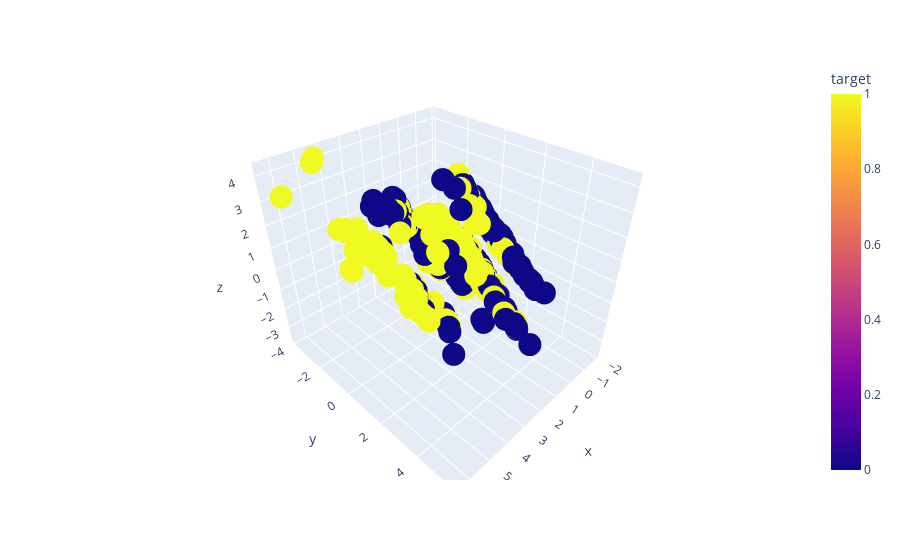

The notebook cell saved with this chart:
### Code cell
transformed_df = pd.DataFrame(transformed_original_X, columns=['x','y','z'])
transformed_df['target'] = original_y.values
px.scatter_3d(transformed_df, x='x', y='y', z='z',
              color='target')

### Figure 1 — Plotly figure (JSON) as saved in the notebook; plotly's stock layout.template omitted (floating-point values rounded to 4 significant figures; data arrays with more than 128 entries replaced by an {"elided": "..."} marker saying what was removed)
{"data": [{"hovertemplate": "x=%{x}<br>y=%{y}<br>z=%{z}<br>target=%{marker.color}<extra></extra>", "legendgroup": "", "marker": {"color": {"elided": "891 int values"}, "coloraxis": "coloraxis", "symbol": "circle"}, "mode": "markers", "name": "", "scene": "scene", "showlegend": false, "type": "scatter3d", "x": {"elided": "891 float values"}, "y": {"elided": "891 float values"}, "z": {"elided": "891 float values"}}], "layout": {"coloraxis": {"colorbar": {"title": {"text": "target"}}, "colorscale": [[0, "#0d0887"], [0.1111, "#46039f"], [0.2222, "#7201a8"], [0.3333, "#9c179e"], [0.4444, "#bd3786"], [0.5556, "#d8576b"], [0.6667, "#ed7953"], [0.7778, "#fb9f3a"], [0.8889, "#fdca26"], [1, "#f0f921"]]}, "legend": {"tracegroupgap": 0}, "margin": {"t": 60}, "scene": {"domain": {"x": [0, 1], "y": [0, 1]}, "xaxis": {"title": {"text": "x"}}, "yaxis": {"title": {"text": "y"}}, "zaxis": {"title": {"text": "z"}}}}}
